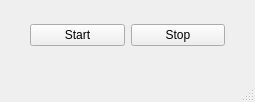
<?xml version="1.0" encoding="UTF-8"?>
<ui version="4.0">
 <class>Widget</class>
 <widget class="QMainWindow" name="Widget">
  <property name="geometry">
   <rect>
    <x>0</x>
    <y>0</y>
    <width>255</width>
    <height>102</height>
   </rect>
  </property>
  <property name="windowTitle">
   <string>Widget</string>
  </property>
  <widget class="QWidget" name="centralwidget">
   <widget class="QWidget" name="">
    <property name="geometry">
     <rect>
      <x>30</x>
      <y>20</y>
      <width>195</width>
      <height>30</height>
     </rect>
    </property>
    <layout class="QHBoxLayout" name="horizontalLayout">
     <item>
      <widget class="QPushButton" name="pbStart">
       <property name="text">
        <string>Start</string>
       </property>
      </widget>
     </item>
     <item>
      <widget class="QPushButton" name="pbStop">
       <property name="text">
        <string>Stop</string>
       </property>
      </widget>
     </item>
    </layout>
   </widget>
  </widget>
  <widget class="QMenuBar" name="menubar">
   <property name="geometry">
    <rect>
     <x>0</x>
     <y>0</y>
     <width>255</width>
     <height>26</height>
    </rect>
   </property>
  </widget>
  <widget class="QStatusBar" name="statusbar"/>
 </widget>
 <resources/>
 <connections/>
</ui>
